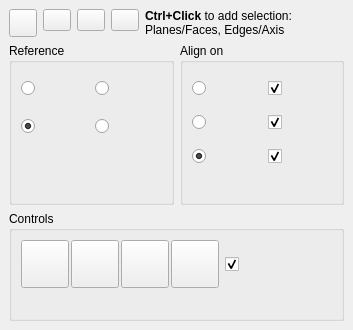
<?xml version="1.0" encoding="UTF-8"?>
<ui version="4.0">
 <class>DockWidget</class>
 <widget class="QDockWidget" name="DockWidget">
  <property name="geometry">
   <rect>
    <x>0</x>
    <y>0</y>
    <width>353</width>
    <height>330</height>
   </rect>
  </property>
  <property name="windowIcon">
   <iconset>
    <normaloff>Center-Align.png</normaloff>Center-Align.png</iconset>
  </property>
  <property name="layoutDirection">
   <enum>Qt::LeftToRight</enum>
  </property>
  <property name="features">
   <set>QDockWidget::DockWidgetFloatable|QDockWidget::DockWidgetMovable</set>
  </property>
  <property name="allowedAreas">
   <set>Qt::LeftDockWidgetArea|Qt::RightDockWidgetArea</set>
  </property>
  <property name="windowTitle">
   <string extracomment="kicad StepUp 3D tools">Align tool</string>
  </property>
  <widget class="QWidget" name="dockWidgetContents">
   <layout class="QGridLayout" name="gridLayout_5">
    <item row="1" column="0">
     <layout class="QGridLayout" name="gridLayout_4">
      <item row="0" column="1">
       <widget class="QGroupBox" name="AlignGroup">
        <property name="title">
         <string notr="true">Align on</string>
        </property>
        <layout class="QVBoxLayout" name="verticalLayout">
         <item>
          <layout class="QGridLayout" name="gridLayout_12">
           <property name="spacing">
            <number>2</number>
           </property>
           <item row="0" column="1">
            <widget class="QCheckBox" name="cbX">
             <property name="minimumSize">
              <size>
               <width>48</width>
               <height>32</height>
              </size>
             </property>
             <property name="maximumSize">
              <size>
               <width>64</width>
               <height>128</height>
              </size>
             </property>
             <property name="toolTip">
              <string notr="true">center on X</string>
             </property>
             <property name="text">
              <string notr="true"/>
             </property>
             <property name="icon">
              <iconset>
               <normaloff>Xaxis.png</normaloff>Xaxis.png</iconset>
             </property>
             <property name="iconSize">
              <size>
               <width>16</width>
               <height>16</height>
              </size>
             </property>
             <property name="checked">
              <bool>true</bool>
             </property>
            </widget>
           </item>
           <item row="2" column="1">
            <widget class="QCheckBox" name="cbZ">
             <property name="minimumSize">
              <size>
               <width>48</width>
               <height>32</height>
              </size>
             </property>
             <property name="maximumSize">
              <size>
               <width>64</width>
               <height>128</height>
              </size>
             </property>
             <property name="toolTip">
              <string notr="true">center on Z</string>
             </property>
             <property name="text">
              <string notr="true"/>
             </property>
             <property name="icon">
              <iconset>
               <normaloff>Zaxis.png</normaloff>Zaxis.png</iconset>
             </property>
             <property name="iconSize">
              <size>
               <width>16</width>
               <height>16</height>
              </size>
             </property>
             <property name="checked">
              <bool>true</bool>
             </property>
            </widget>
           </item>
           <item row="1" column="1">
            <widget class="QCheckBox" name="cbY">
             <property name="minimumSize">
              <size>
               <width>48</width>
               <height>32</height>
              </size>
             </property>
             <property name="maximumSize">
              <size>
               <width>64</width>
               <height>128</height>
              </size>
             </property>
             <property name="toolTip">
              <string notr="true">center on Y</string>
             </property>
             <property name="text">
              <string notr="true"/>
             </property>
             <property name="icon">
              <iconset>
               <normaloff>Yaxis.png</normaloff>Yaxis.png</iconset>
             </property>
             <property name="iconSize">
              <size>
               <width>16</width>
               <height>16</height>
              </size>
             </property>
             <property name="checked">
              <bool>true</bool>
             </property>
            </widget>
           </item>
           <item row="0" column="0">
            <widget class="QRadioButton" name="rbCenters">
             <property name="minimumSize">
              <size>
               <width>64</width>
               <height>32</height>
              </size>
             </property>
             <property name="toolTip">
              <string notr="true">Align Centers</string>
             </property>
             <property name="text">
              <string notr="true"/>
             </property>
             <property name="icon">
              <iconset>
               <normaloff>Centers.png</normaloff>Centers.png</iconset>
             </property>
             <property name="iconSize">
              <size>
               <width>26</width>
               <height>26</height>
              </size>
             </property>
             <property name="checked">
              <bool>false</bool>
             </property>
            </widget>
           </item>
           <item row="1" column="0">
            <widget class="QRadioButton" name="rbPlanes">
             <property name="minimumSize">
              <size>
               <width>64</width>
               <height>32</height>
              </size>
             </property>
             <property name="toolTip">
              <string notr="true">Align Planes</string>
             </property>
             <property name="text">
              <string notr="true"/>
             </property>
             <property name="icon">
              <iconset>
               <normaloff>Planes.png</normaloff>Planes.png</iconset>
             </property>
             <property name="iconSize">
              <size>
               <width>26</width>
               <height>26</height>
              </size>
             </property>
             <property name="checked">
              <bool>false</bool>
             </property>
            </widget>
           </item>
           <item row="2" column="0">
            <widget class="QRadioButton" name="rbPlanesCenters">
             <property name="minimumSize">
              <size>
               <width>64</width>
               <height>32</height>
              </size>
             </property>
             <property name="toolTip">
              <string notr="true">Align Centers &amp; Planes</string>
             </property>
             <property name="text">
              <string notr="true"/>
             </property>
             <property name="icon">
              <iconset>
               <normaloff>Planes-Centers.png</normaloff>Planes-Centers.png</iconset>
             </property>
             <property name="iconSize">
              <size>
               <width>26</width>
               <height>26</height>
              </size>
             </property>
             <property name="checked">
              <bool>true</bool>
             </property>
            </widget>
           </item>
          </layout>
         </item>
         <item>
          <spacer name="verticalSpacer">
           <property name="orientation">
            <enum>Qt::Vertical</enum>
           </property>
           <property name="sizeHint" stdset="0">
            <size>
             <width>20</width>
             <height>40</height>
            </size>
           </property>
          </spacer>
         </item>
        </layout>
       </widget>
      </item>
      <item row="0" column="0">
       <widget class="QGroupBox" name="ReferenceGroup">
        <property name="title">
         <string notr="true">Reference</string>
        </property>
        <layout class="QVBoxLayout" name="verticalLayout_2">
         <item>
          <layout class="QGridLayout" name="gridLayout_3">
           <item row="0" column="0">
            <widget class="QRadioButton" name="rbBBox">
             <property name="minimumSize">
              <size>
               <width>64</width>
               <height>32</height>
              </size>
             </property>
             <property name="toolTip">
              <string notr="true">Center of
Bounding Box</string>
             </property>
             <property name="text">
              <string notr="true"/>
             </property>
             <property name="icon">
              <iconset>
               <normaloff>Bbox.png</normaloff>Bbox.png</iconset>
             </property>
             <property name="iconSize">
              <size>
               <width>26</width>
               <height>26</height>
              </size>
             </property>
             <property name="checked">
              <bool>false</bool>
             </property>
            </widget>
           </item>
           <item row="0" column="1">
            <widget class="QRadioButton" name="rbMass">
             <property name="minimumSize">
              <size>
               <width>64</width>
               <height>32</height>
              </size>
             </property>
             <property name="toolTip">
              <string notr="true">Center of
Mass</string>
             </property>
             <property name="text">
              <string notr="true"/>
             </property>
             <property name="icon">
              <iconset>
               <normaloff>Mass.png</normaloff>Mass.png</iconset>
             </property>
             <property name="iconSize">
              <size>
               <width>26</width>
               <height>26</height>
              </size>
             </property>
            </widget>
           </item>
           <item row="1" column="0">
            <widget class="QRadioButton" name="rbNormal">
             <property name="minimumSize">
              <size>
               <width>64</width>
               <height>32</height>
              </size>
             </property>
             <property name="toolTip">
              <string notr="true">Alignment Normal</string>
             </property>
             <property name="text">
              <string notr="true"/>
             </property>
             <property name="icon">
              <iconset>
               <normaloff>Normal-Up.png</normaloff>Normal-Up.png</iconset>
             </property>
             <property name="iconSize">
              <size>
               <width>26</width>
               <height>26</height>
              </size>
             </property>
             <property name="checked">
              <bool>true</bool>
             </property>
            </widget>
           </item>
           <item row="1" column="1">
            <widget class="QRadioButton" name="rbNormal_Inv">
             <property name="minimumSize">
              <size>
               <width>64</width>
               <height>32</height>
              </size>
             </property>
             <property name="toolTip">
              <string notr="true">Alignment Normal
Inverted</string>
             </property>
             <property name="text">
              <string notr="true"/>
             </property>
             <property name="icon">
              <iconset>
               <normaloff>Normal-Down.png</normaloff>Normal-Down.png</iconset>
             </property>
             <property name="iconSize">
              <size>
               <width>26</width>
               <height>26</height>
              </size>
             </property>
             <property name="checked">
              <bool>false</bool>
             </property>
            </widget>
           </item>
          </layout>
         </item>
         <item>
          <spacer name="verticalSpacer_2">
           <property name="orientation">
            <enum>Qt::Vertical</enum>
           </property>
           <property name="sizeHint" stdset="0">
            <size>
             <width>20</width>
             <height>40</height>
            </size>
           </property>
          </spacer>
         </item>
        </layout>
       </widget>
      </item>
     </layout>
    </item>
    <item row="0" column="0">
     <layout class="QGridLayout" name="gridLayout_2">
      <item row="0" column="4">
       <widget class="QLabel" name="Label_Align_Gui">
        <property name="toolTip">
         <string notr="true">Ctrl+Click to select
Faces/Planes or Edges/Axis</string>
        </property>
        <property name="text">
         <string>&lt;b&gt;Ctrl+Click&lt;/b&gt; to add selection:&lt;br&gt;Planes/Faces, Edges/Axis</string>
        </property>
       </widget>
      </item>
      <item row="0" column="0">
       <widget class="QPushButton" name="dock_float">
        <property name="maximumSize">
         <size>
          <width>28</width>
          <height>28</height>
         </size>
        </property>
        <property name="toolTip">
         <string>expand</string>
        </property>
        <property name="text">
         <string notr="true"/>
        </property>
        <property name="icon">
         <iconset>
          <normaloff>un_dock.png</normaloff>un_dock.png</iconset>
        </property>
        <property name="iconSize">
         <size>
          <width>16</width>
          <height>16</height>
         </size>
        </property>
       </widget>
      </item>
      <item row="0" column="1" alignment="Qt::AlignTop">
       <widget class="QPushButton" name="dock_minimize">
        <property name="maximumSize">
         <size>
          <width>28</width>
          <height>28</height>
         </size>
        </property>
        <property name="toolTip">
         <string>minimize</string>
        </property>
        <property name="text">
         <string notr="true"/>
        </property>
        <property name="icon">
         <iconset>
          <normaloff>minimize.png</normaloff>minimize.png</iconset>
        </property>
        <property name="iconSize">
         <size>
          <width>24</width>
          <height>24</height>
         </size>
        </property>
       </widget>
      </item>
      <item row="0" column="3" alignment="Qt::AlignTop">
       <widget class="QPushButton" name="close">
        <property name="maximumSize">
         <size>
          <width>28</width>
          <height>28</height>
         </size>
        </property>
        <property name="toolTip">
         <string>close</string>
        </property>
        <property name="text">
         <string notr="true"/>
        </property>
        <property name="icon">
         <iconset>
          <normaloff>closeW.png</normaloff>closeW.png</iconset>
        </property>
        <property name="iconSize">
         <size>
          <width>24</width>
          <height>24</height>
         </size>
        </property>
       </widget>
      </item>
      <item row="0" column="2" alignment="Qt::AlignTop">
       <widget class="QPushButton" name="Help_Align">
        <property name="maximumSize">
         <size>
          <width>28</width>
          <height>28</height>
         </size>
        </property>
        <property name="toolTip">
         <string>close</string>
        </property>
        <property name="text">
         <string notr="true"/>
        </property>
        <property name="icon">
         <iconset>
          <normaloff>help.png</normaloff>help.png</iconset>
        </property>
        <property name="iconSize">
         <size>
          <width>24</width>
          <height>24</height>
         </size>
        </property>
       </widget>
      </item>
      <item row="0" column="5">
       <spacer name="horizontalSpacer">
        <property name="orientation">
         <enum>Qt::Horizontal</enum>
        </property>
        <property name="sizeHint" stdset="0">
         <size>
          <width>40</width>
          <height>20</height>
         </size>
        </property>
       </spacer>
      </item>
     </layout>
    </item>
    <item row="2" column="0">
     <layout class="QGridLayout" name="gridLayout_6">
      <item row="0" column="0">
       <widget class="QGroupBox" name="ControlsGroup">
        <property name="title">
         <string notr="true">Controls</string>
        </property>
        <layout class="QGridLayout" name="gridLayout_7">
         <item row="0" column="2">
          <spacer name="horizontalSpacer_2">
           <property name="orientation">
            <enum>Qt::Horizontal</enum>
           </property>
           <property name="sizeHint" stdset="0">
            <size>
             <width>40</width>
             <height>20</height>
            </size>
           </property>
          </spacer>
         </item>
         <item row="0" column="1">
          <widget class="QCheckBox" name="cbHierarchy">
           <property name="minimumSize">
            <size>
             <width>52</width>
             <height>48</height>
            </size>
           </property>
           <property name="maximumSize">
            <size>
             <width>64</width>
             <height>128</height>
            </size>
           </property>
           <property name="toolTip">
            <string notr="true">use Part and Body
hierarchy in Aligning</string>
           </property>
           <property name="text">
            <string notr="true"/>
           </property>
           <property name="icon">
            <iconset>
             <normaloff>hierarchy.png</normaloff>hierarchy.png</iconset>
           </property>
           <property name="iconSize">
            <size>
             <width>26</width>
             <height>26</height>
            </size>
           </property>
           <property name="checked">
            <bool>true</bool>
           </property>
          </widget>
         </item>
         <item row="0" column="0">
          <layout class="QGridLayout" name="gridLayout_14">
           <property name="spacing">
            <number>2</number>
           </property>
           <item row="0" column="0">
            <widget class="QPushButton" name="Align">
             <property name="minimumSize">
              <size>
               <width>48</width>
               <height>48</height>
              </size>
             </property>
             <property name="maximumSize">
              <size>
               <width>64</width>
               <height>64</height>
              </size>
             </property>
             <property name="toolTip">
              <string>Align objects</string>
             </property>
             <property name="text">
              <string/>
             </property>
             <property name="icon">
              <iconset>
               <normaloff>Center-Align.png</normaloff>Center-Align.png</iconset>
             </property>
             <property name="iconSize">
              <size>
               <width>32</width>
               <height>32</height>
              </size>
             </property>
             <property name="checkable">
              <bool>false</bool>
             </property>
             <property name="checked">
              <bool>false</bool>
             </property>
            </widget>
           </item>
           <item row="0" column="4">
            <widget class="QPushButton" name="XRayBtn">
             <property name="minimumSize">
              <size>
               <width>48</width>
               <height>48</height>
              </size>
             </property>
             <property name="maximumSize">
              <size>
               <width>64</width>
               <height>64</height>
              </size>
             </property>
             <property name="toolTip">
              <string notr="true">XRay toggle</string>
             </property>
             <property name="text">
              <string notr="true"/>
             </property>
             <property name="icon">
              <iconset>
               <normaloff>xray.png</normaloff>xray.png</iconset>
             </property>
             <property name="iconSize">
              <size>
               <width>24</width>
               <height>24</height>
              </size>
             </property>
             <property name="checkable">
              <bool>false</bool>
             </property>
             <property name="checked">
              <bool>false</bool>
             </property>
            </widget>
           </item>
           <item row="0" column="3">
            <widget class="QPushButton" name="Undo_Align">
             <property name="minimumSize">
              <size>
               <width>48</width>
               <height>48</height>
              </size>
             </property>
             <property name="maximumSize">
              <size>
               <width>64</width>
               <height>64</height>
              </size>
             </property>
             <property name="toolTip">
              <string>Undo last Alignment</string>
             </property>
             <property name="text">
              <string/>
             </property>
             <property name="icon">
              <iconset>
               <normaloff>Undo.png</normaloff>Undo.png</iconset>
             </property>
             <property name="iconSize">
              <size>
               <width>24</width>
               <height>24</height>
              </size>
             </property>
             <property name="checkable">
              <bool>false</bool>
             </property>
             <property name="checked">
              <bool>false</bool>
             </property>
            </widget>
           </item>
           <item row="0" column="2">
            <widget class="QPushButton" name="Move">
             <property name="minimumSize">
              <size>
               <width>48</width>
               <height>48</height>
              </size>
             </property>
             <property name="maximumSize">
              <size>
               <width>64</width>
               <height>64</height>
              </size>
             </property>
             <property name="toolTip">
              <string>Move selected</string>
             </property>
             <property name="text">
              <string/>
             </property>
             <property name="icon">
              <iconset>
               <normaloff>Move.png</normaloff>Move.png</iconset>
             </property>
             <property name="iconSize">
              <size>
               <width>24</width>
               <height>24</height>
              </size>
             </property>
             <property name="checkable">
              <bool>false</bool>
             </property>
             <property name="checked">
              <bool>false</bool>
             </property>
            </widget>
           </item>
          </layout>
         </item>
         <item row="1" column="0">
          <spacer name="verticalSpacer_3">
           <property name="orientation">
            <enum>Qt::Vertical</enum>
           </property>
           <property name="sizeHint" stdset="0">
            <size>
             <width>20</width>
             <height>40</height>
            </size>
           </property>
          </spacer>
         </item>
        </layout>
       </widget>
      </item>
     </layout>
    </item>
   </layout>
  </widget>
 </widget>
 <resources/>
 <connections/>
 <designerdata>
  <property name="gridDeltaX">
   <number>4</number>
  </property>
  <property name="gridDeltaY">
   <number>4</number>
  </property>
  <property name="gridSnapX">
   <bool>true</bool>
  </property>
  <property name="gridSnapY">
   <bool>true</bool>
  </property>
  <property name="gridVisible">
   <bool>true</bool>
  </property>
 </designerdata>
</ui>
